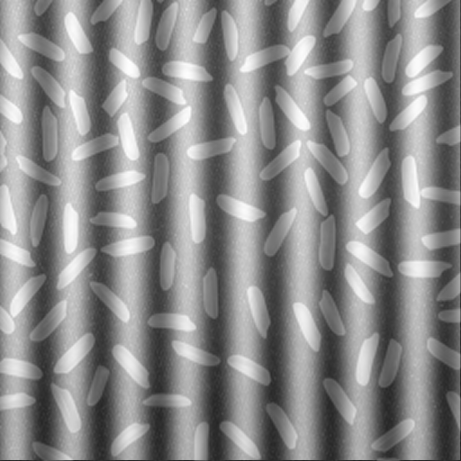
#> input picture final_project/imgs/noise_periodic.png, 461 x 461 px
$ python main.py --images imgs --output out
#> lines starting #> are read from the running program, lines starting #| are printed output that depends on the picture
### final_project/module/denoise.py
import cv2
import numpy as np
import matplotlib.pyplot as plt
import os
from math import log
from statistics import mean


class Denoise:
    def __init__(self, path_in):
        self.path_in = path_in
        self.path_out = 'denoise'
        # pass

    def create_folder(self, path_out):
        if not os.path.exists(path_out):
            os.mkdir(path_out)

    def local_maximum(self, spec,win_size,thresh):
        wid, hei = spec.shape
        wid_loop_times = int(wid/win_size)
        hei_loop_times = int(hei/win_size)
        global_max = np.max(spec)
        max_pos = []
        for i in range(wid_loop_times):
            for j in range(hei_loop_times):
                window = spec[win_size*i:win_size*(i+1), win_size*j:win_size*(j+1)]
                local_max = np.max(window)
                if (local_max > (global_max*thresh) and local_max < global_max):
                    ind = np.unravel_index(np.argmax(window, axis=None), window.shape)
                    max_pos.append((5*i+ind[0], 5*j+ind[1]))
        return max_pos

    def denoise(self):

        # Create path_out folder
        self.create_folder(self.path_out)

        # Get path_out for image to save
        name_list = self.path_in.split("/")
        name_png = name_list[-1]
        path_out_png = self.path_out + "/" + name_png

        # Reading input image
        img = cv2.imread(self.path_in)
#> img is the input picture: shape (461, 461, 3); min 37, max 255, mean 140.2
        # cv2.imshow("Original image",img)

        # Filter noise and convert to gray image
        median = cv2.medianBlur(img,5)
        gray = cv2.cvtColor(median, cv2.COLOR_BGR2GRAY)

        # Using gamma correction
        gamma = log(img.mean())/log(128)
#> gamma = 1.02
        if gamma < 0.5:
            gamma = 0.1
        # print(gamma)
        gamma_corrected = np.array(255*(gray / 255) ** gamma, dtype = 'uint8')

        # convert image to floats and do dft saving as complex output
        dft = cv2.dft(np.float32(gamma_corrected), flags = cv2.DFT_COMPLEX_OUTPUT)
        # apply shift of origin from upper left corner to center of image
        dft_shift = np.fft.fftshift(dft)

        magnitude_spectrum = 20*np.log(cv2.magnitude(dft_shift[:,:,0],dft_shift[:,:,1]))
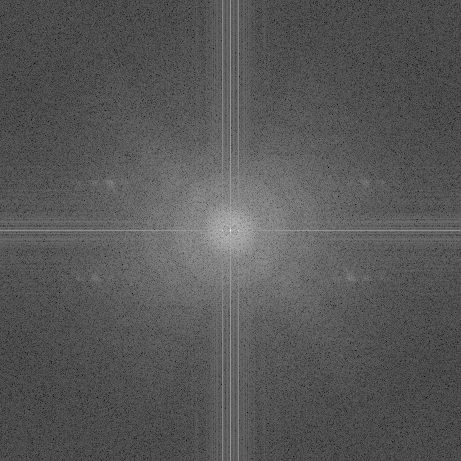
#> magnitude_spectrum: shape (461, 461) float32; min 14.45, max 343.9, mean 127.9; drawn with min black and max white
        max_pos = self.local_maximum(magnitude_spectrum, 5, 0.9)
#> in local_maximum, `global_max = np.max(spec)`: global_max = 343.9
#> after the loop in local_maximum, `for i in range(wid_loop_times):`: max_pos = [(230, 222), (230, 238)]
#> max_pos = [(230, 222), (230, 238)]

        # remove sin noise
        max_pos = self.local_maximum(magnitude_spectrum, 5, 0.9)
        for pos in max_pos:
            # remove sin noise
            dft_shift[pos] = 0
#> this loop made 2 passes

        # shift origin from center to upper left corner
        back_ishift = np.fft.ifftshift(dft_shift)

        # do idft saving as complex output
        img_back = cv2.idft(back_ishift)

        # combine complex components into original image again
        img_back = cv2.magnitude(img_back[:,:,0], img_back[:,:,1])
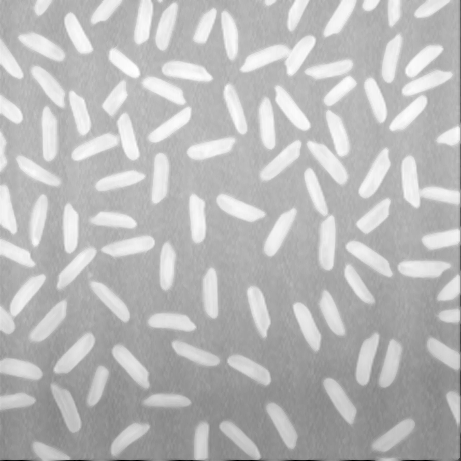
#> img_back: shape (461, 461) float32; min 33775, max 40306572, mean 29385842; drawn with min black and max white

        # [4 lines of commented-out code are left out]

        img_back[:,-1] = img_back[:,-2]
        img_back[-1,:] = img_back[-2,:]
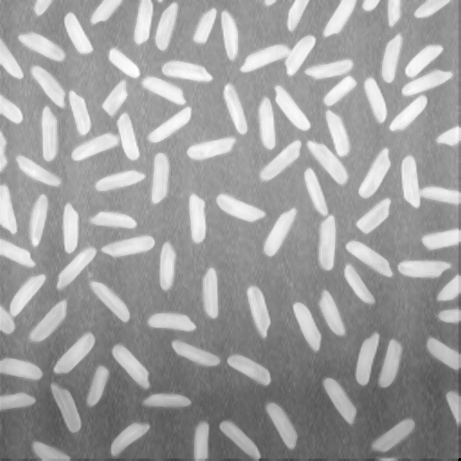
#> img_back: shape (461, 461) float32; min 11510791, max 40306572, mean 29428328; drawn with min black and max white

        plt.imsave(path_out_png, img_back, cmap='gray')


denoise_test = Denoise("imgs/noise_periodic.png")
# denoise_test = Denoise("imgs/noise_pepper.png")
# denoise_test = Denoise("imgs/noise_connected.png")
# denoise_test = Denoise("imgs/normal.png")
denoise_test.denoise()

### final_project/main.py
import os
import argparse
from module import counting
from module import denoise

# Argument
parser = argparse.ArgumentParser()

parser.add_argument('-i',
                    '--images',
                    help='Path to images folder',
                    required=True)

parser.add_argument('-o',
                    '--output',
                    help='Path to output folder',
                    required=True)

parser.add_argument('-s',
                    '--step',
                    help='Step for visualization',
                    default= 3
                    )


args = parser.parse_args()

# Extract command line arguments
path_in = args.images
path_out = args.output
step = args.step

# Extract image name
name_list = path_in.split("/")
name_png = name_list[-1]

# Denoise
denoise_operation = denoise.Denoise(path_in)
denoise_operation.denoise()
#> (the run stopped early here; a loop or call above may not have finished)

$ run again, with final_project/imgs/noise_pepper.png copied over final_project/imgs/noise_periodic.png
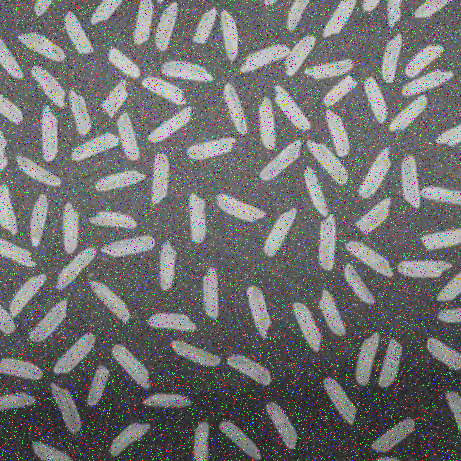
#> input picture final_project/imgs/noise_pepper.png, 461 x 461 px
#> in denoise, img is the input picture: shape (461, 461, 3); mean B, G, R 111.8, 111.8, 111.8
#> gamma = 0.972
#> in denoise, `magnitude_spectrum = 20*np.log(cv2.magnitude(dft_shift[:,:,0],dft_shif..`:
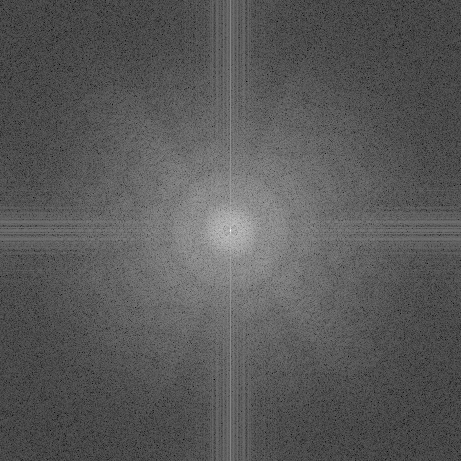
#> magnitude_spectrum: shape (461, 461) float32; min 27.23, max 339.7, mean 136.6; drawn with min black and max white
#> global_max = 339.7
#> after the loop in local_maximum, `for i in range(wid_loop_times):`: max_pos = []
#> in denoise, `img_back[-1,:] = img_back[-2,:]`:
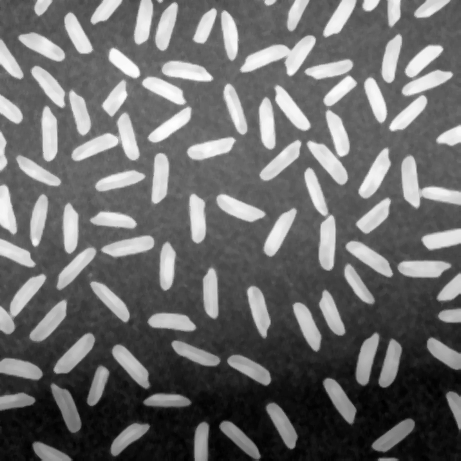
#> img_back: shape (461, 461) float32; min 9563435, max 43566812, mean 23852596; drawn with min black and max white
